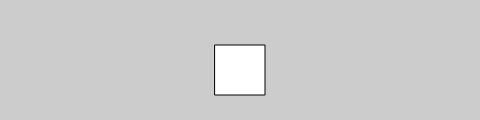
Frame 1 (no input)
Frame 60 (no input): identical to frame 1, image omitted
Frame 120 (the mouse pressed at the canvas centre since frame 60): identical to frame 1, image omitted

The p5.js sketch that drew this single still picture (run headless with seeded random() and noise() and a simulated clock; from frame 60 on, the mouse is pressed at the canvas centre):

// p5.js sketch
// ── sketch.js
/*
note: keyCode, ALT, CONTROL, SHIFT, UP_ ARROW, DOWN_ARROW, LEFT_ARROW, RIGHT_ARROW
*/
var x = 215; 

function setup() {
  createCanvas(480, 120);
}

function draw() {
  background(204);
  if (keyIsPressed){
    if (keyCode == LEFT_ARROW ){
      x--;
    } else if (keyCode == RIGHT_ARROW){
      x++;
    }
  }
  rect(x, 45, 50, 50);
}
